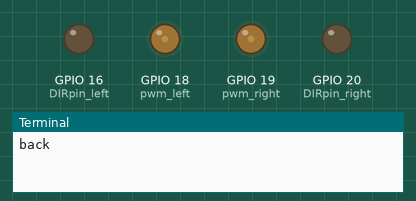
Simulated run of this program. Board: Raspberry Pi (BCM pin numbers). Shown: output pins drawn as LEDs (lit = HIGH), the last lines printed to the terminal. At 6.0 s the program stops and its outputs stay as they are.

Above: at 0.1 s.
At 3.1 s:
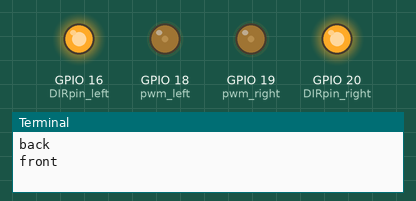
Timing chart, 0 to 4.6 s (numbered marks = the images above):
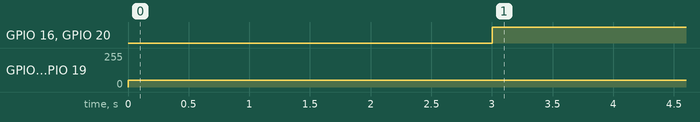

The program:

pwm_test.py
```python
import pigpio
import time

pwm_left = 18
pwm_right = 19
DIRpin_left = 16
DIRpin_right = 20

pi = pigpio.pi()
pi.set_mode(pwm_left, pigpio.OUTPUT)
pi.set_mode(pwm_right, pigpio.OUTPUT)
pi.set_mode(DIRpin_left, pigpio.OUTPUT)
pi.set_mode(DIRpin_right, pigpio.OUTPUT)

def deg_to_duty(degree):
    dc = 2.0 + (11.0-2.0)/180*(degree+90)
    return dc


# GPIO18: 50Hz、duty比7.25%
print("back")
pi.write(DIRpin_left, 0)
pi.write(DIRpin_right, 0)
pi.hardware_PWM(pwm_left,10000,200000)
pi.hardware_PWM(pwm_right,10000,200000)

time.sleep(3)

print("front")
pi.write(DIRpin_left, 1)
pi.write(DIRpin_right, 1)

time.sleep(3)

pi.set_mode(pwm_left,pigpio.INPUT)
pi.set_mode(pwm_right,pigpio.INPUT)
pi.set_mode(DIRpin_left,pigpio.INPUT)
pi.set_mode(DIRpin_right,pigpio.INPUT)
pi.stop()
```

Measured:
- by itself, GPIO 16 (DIRpin_left), GPIO 20 (DIRpin_right): LOW → HIGH at 3.0 s
- by itself, GPIO 18 (pwm_left), GPIO 19 (pwm_right): 0/255 → 51/255 at 0.00 s
